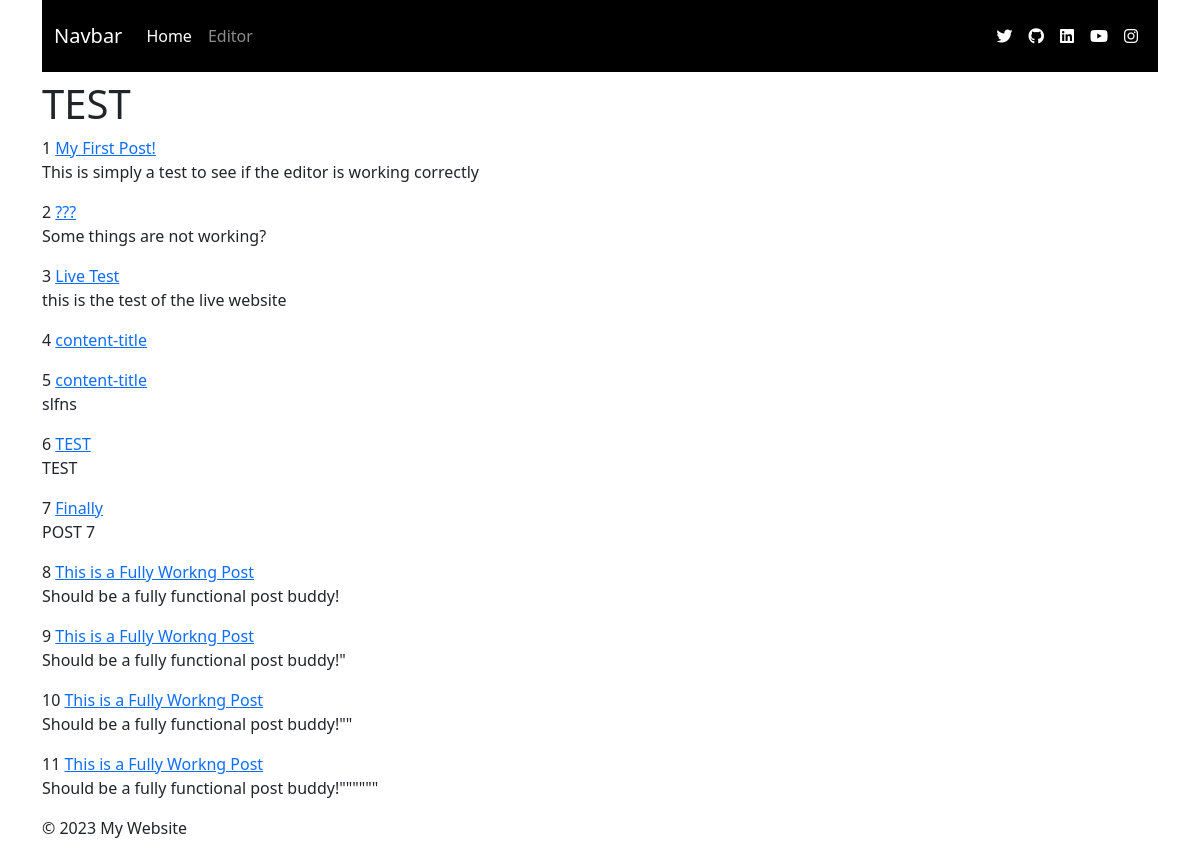
The page /index on the database as committed earlier.
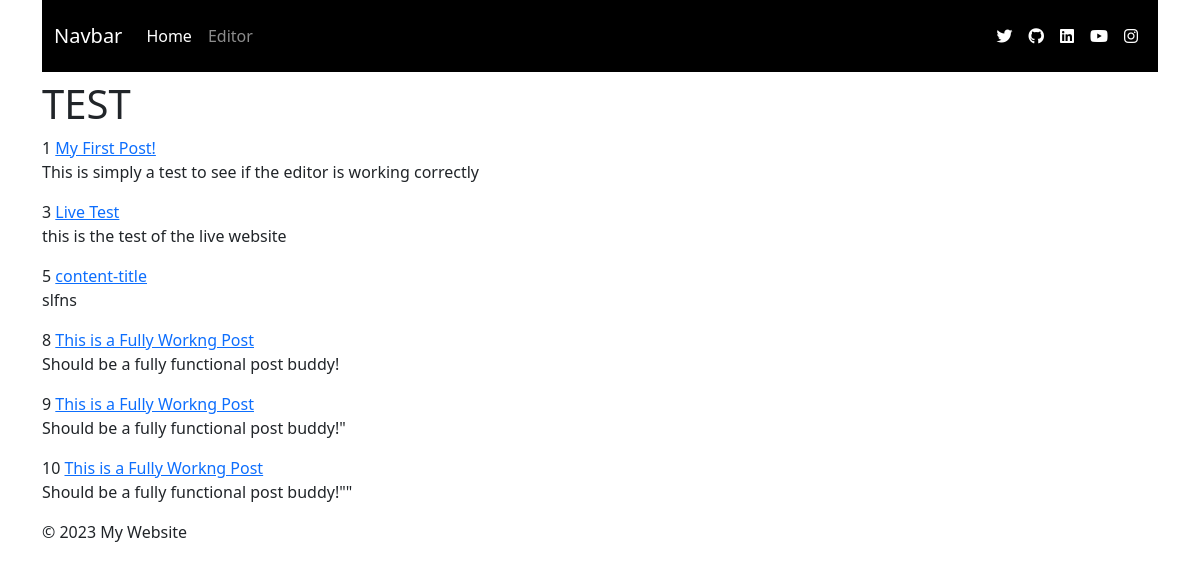
The same page on the database as committed later.
### app/models.py (models this page shows)
class Content(db.Model):
    id = db.Column(db.Integer, primary_key=True)
    title = db.Column(db.String(140), index=True)
    snippet = db.Column(db.String(280), index=True)
    thumbnail_url = db.Column(db.String(280), index=True)
    content = db.Column(db.Text)

### app/main/routes.py (the view)
@bp.route("/")
@bp.route("/index")
def index():
    content = Content.query.all()
    return render_template("index.html", content=content)

### app/main/templates/index.html
{% extends "base.html" %}
{% block content %}
<h1>TEST</h1>
{% for post in content %}
{{ post.id }}
<a href="{{ url_for('main.content', id=post.id) }}">{{ post.title }}</a>
<p>{{ post.snippet }}</p>
{% endfor %}
{% endblock %}

### app/main/templates/base.html (shortened to what this page needs)
<!DOCTYPE html>
<html>
<head>
    <link href="https://cdn.jsdelivr.net/npm/bootstrap@5.3.0-alpha3/dist/css/bootstrap.min.css" rel="stylesheet"
>
</head>
<body>
    <div class="container-md">
        <nav class="navbar navbar-expand-lg navbar-dark bg-black">
            <div class="container-fluid">
                <a class="navbar-brand" href="#">Navbar</a>
                <div class="collapse navbar-collapse" id="navbarSupportedContent">
                    <ul class="navbar-nav me-auto mb-2 mb-lg-0">
                        <li class="nav-item">
                            <a class="nav-link active" aria-current="page" href="{{ url_for('main.index') }}">Home</a>
                        </li>
                        <li class="nav-item">
                            <a class="nav-link" href="{{ url_for('editor.editor') }}">Editor</a>
                        </li>
                    </ul>
                    <nav class="navbar navbar-expand-sm">
                        <ul class="navbar-nav ml-auto">
                            <li class="nav-item">
                                <a class="nav-link" href="#">
                                    <i class="fa-brands fa-twitter" style="color: #ffffff;"></i>
                                </a>
                            </li>
                            <li class="nav-item">
                                <a class="nav-link" href="#">
                                    <i class="fa-brands fa-github" style="color: #ffffff;"></i>
                                </a>
                            </li>
                            <li class="nav-item">
                                <a class="nav-link" href="#">
                                    <i class="fa-brands fa-linkedin" style="color: #ffffff;"></i>
                                </a>
                            </li>
                            <li class="nav-item">
                                <a class="nav-link" href="#">
                                    <i class="fa-brands fa-youtube" style="color: #ffffff;"></i>
                                </a>
                            </li>
                            <li class="nav-item">
                                <a class="nav-link" href="#">
                                    <i class="fa-brands fa-instagram" style="color: #ffffff;"></i>
                                </a>
                            </li>
                        </ul>
                    </nav>
                </div>
            </div>
        </nav>
        {% block content %}{% endblock %}
        <footer>
            <p>&copy; 2023 My Website</p>
        </footer>
    </div>
</body>
</html>

Rows that differ between the two databases and show on the page:
removed Content: id "2", title "???", snippet "Some things are not working?"
removed Content: id "4", title "content-title"
removed Content: id "6", title "TEST", snippet "TEST"
removed Content: id "7", title "Finally", snippet "POST 7"
removed Content: id "11", title "This is a Fully Workng Post", snippet "Should be a fully functional post buddy!\"\"\"\"\"\""
